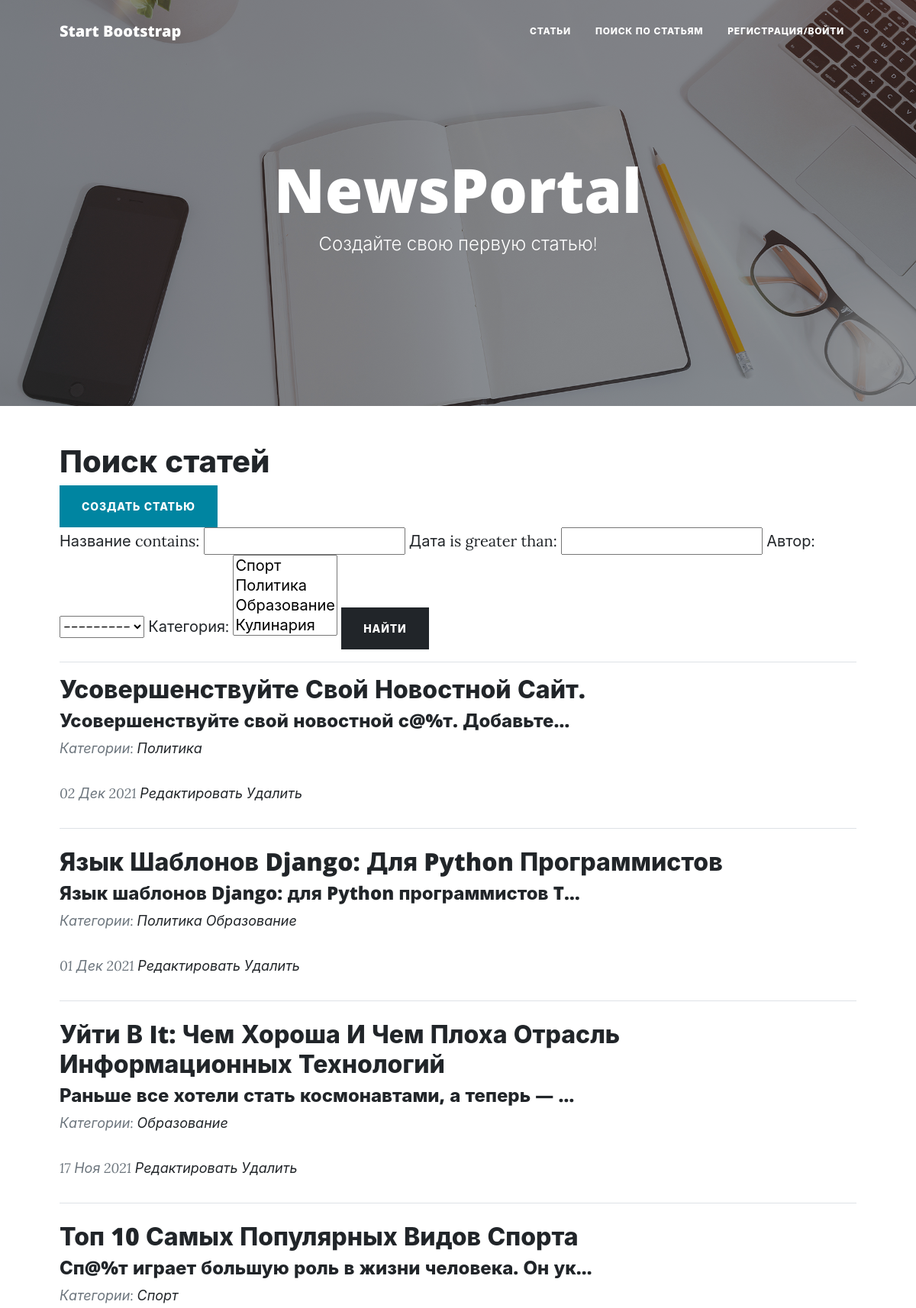
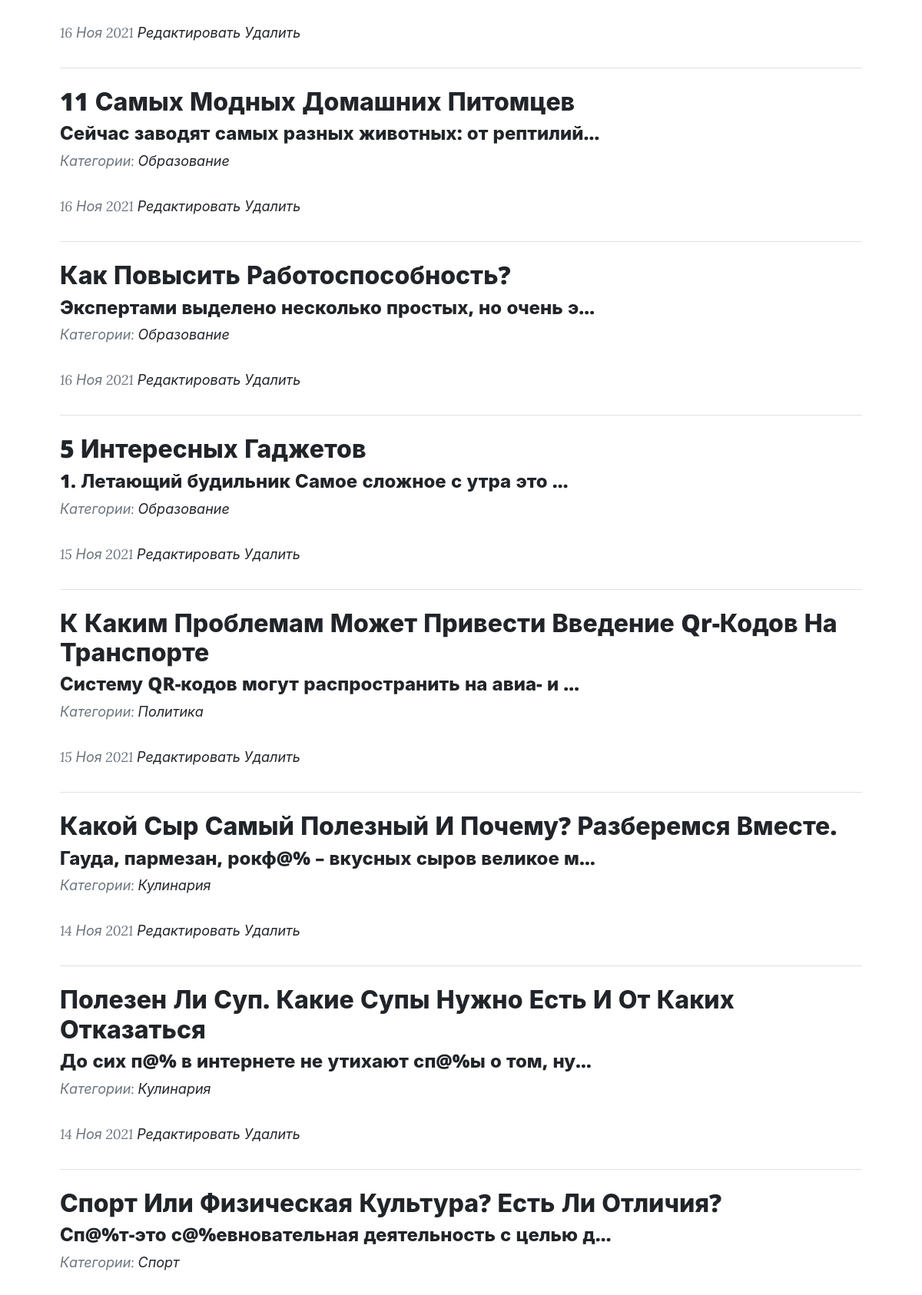
The app's page /news/search/ (upper part) with its own data (2 pictures, top to bottom).
### news/models.py (models this page shows, shortened)
class Post (models.Model):
    news = "Н"
    article = "С"
    TYPE= [
        (news, 'Новость'),
        (article, 'Статья'),
    ]
    author = models.ForeignKey('Author', on_delete = models.CASCADE, verbose_name='Автор')
    type = models.CharField(max_length = 1, choices = TYPE, default = news, verbose_name='Тип')
    date = models.DateTimeField(verbose_name='Дата')
    category = models.ManyToManyField(Category, through = 'PostCategory', verbose_name='Категория')
    title = models.CharField(max_length = 255, verbose_name='Название')
    text = models.TextField(blank = True, verbose_name='Текст')
    rating = models.IntegerField(default = 0, verbose_name='Рейтинг')

class Category (models.Model):
    name = models.CharField(max_length = 255, unique = True)
    subscribers = models.ManyToManyField(User, verbose_name='Подписчики')
    def __str__(self):
        return f'{self.name}'

### news/views.py (the view)
# urls.py: path('search/', SearchListView.as_view(), name="search"),
class SearchListView(ListView):
    model = Post
    template_name = 'search.html'
    context_object_name = 'news'
    ordering = ['-date']
    paginate_by = 10
    def get_context_data(self, **kwargs):
        context = super().get_context_data(**kwargs)
        context['filter'] = SearchFilter(self.request.GET, queryset=self.get_queryset())
        return context

### news/models.py (called while the page is built)
    def __str__(self):
        return f'{self.user}'

### news/templatetags/custom_filters.py (called while the page is built)
@register.filter(name='censor')
def censor(value):
    if isinstance(value, str):
        list = ['ух', 'ор', 'ах', 'ай'] # Список нецензурных слов
        for A in list:
            value = value.replace(A, '@%') # Замена совпадений подстроки на @!#%
        return str(value)
    else:
        raise ValueError(f'Нельзя преобразовать {type(value)}')

### templates/search.html (shortened to what this page needs)
{% extends 'flatpages/default.html' %}
{% load custom_filters %}
{% block content %}
    <h1>Поиск статей</h1>
    <a class="btn btn-primary text-uppercase" href="{% url 'news_add' %}">Создать статью</a>
    <form method="GET">
        {{ filter.form }}
        <input class="btn btn-dark text-uppercase" type="submit" value="Найти">
    </form>
    <hr>
        {% for news in filter.qs %}
        <div class="post-preview">
            <a href="post.html">
                <h2 class="post-title"><a href="{% url 'news_detail' news.pk %}">{{ news.title|title }}</a></h2>
                <h4 class="post-subtitle">{{ news.text|truncatechars:50|censor }}</h4>
            </a>
            <p class="post-meta">
                Категории:
                {% for category in news.category.all %}
                <a href="{% url 'category_detail' category.pk %}">{{category.name}}</a>
                {% endfor%}
            </p>
            <p class="post-meta"><i>{{ news.date|date:'d M Y' }}</i>
                <a href="{% url 'news_edit' news.pk %}">Редактировать</a>
                <a href="{% url 'news_delete' news.pk %}">Удалить</a>
            </p>
        </div>
        <hr class="my-4" />
        {% endfor %}
{% endblock content %}

### records on screen
Post: title "Усовершенствуйте Свой Новостной Сайт.", text|censor "Усовершенствуйте свой новостной с@%т. Добавьте…", date "02 Дек 2021"
Category: name "Политика"
Post: title "Язык Шаблонов Django: Для Python Программистов", text|censor "Язык шаблонов Django: для Python программистов T…", date "01 Дек 2021"
Category: name "Образование"
Post: title "Уйти В It: Чем Хороша И Чем Плоха Отрасль Информационных Технологий", text|censor "Раньше все хотели стать космонавтами, а теперь — …", date "17 Ноя 2021"
Post: title "Топ 10 Самых Популярных Видов Спорта", text|censor "Сп@%т играет большую роль в жизни человека. Он ук…", date "16 Ноя 2021"
Category: name "Спорт"
Post: title "11 Самых Модных Домашних Питомцев", text|censor "Сейчас заводят самых разных животных: от рептилий…", date "16 Ноя 2021"
Post: title "Как Повысить Работоспособность?", text|censor "Экспертами выделено несколько простых, но очень э…", date "16 Ноя 2021"
Post: title "5 Интересных Гаджетов", text|censor "1. Летающий будильник Самое сложное с утра это …", date "15 Ноя 2021"
Post: title "К Каким Проблемам Может Привести Введение Qr-Кодов На Транспорте", text|censor "Систему QR-кодов могут распространить на авиа- и …", date "15 Ноя 2021"
Post: title "Какой Сыр Самый Полезный И Почему? Разберемся Вместе.", text|censor "Гауда, пармезан, рокф@% – вкусных сыров великое м…", date "14 Ноя 2021"
Category: name "Кулинария"
Post: title "Полезен Ли Суп. Какие Супы Нужно Есть И От Каких Отказаться", text|censor "До сих п@% в интернете не утихают сп@%ы о том, ну…", date "14 Ноя 2021"
Post: title "Спорт Или Физическая Культура? Есть Ли Отличия?", text|censor "Сп@%т-это с@%евновательная деятельность с целью д…"
